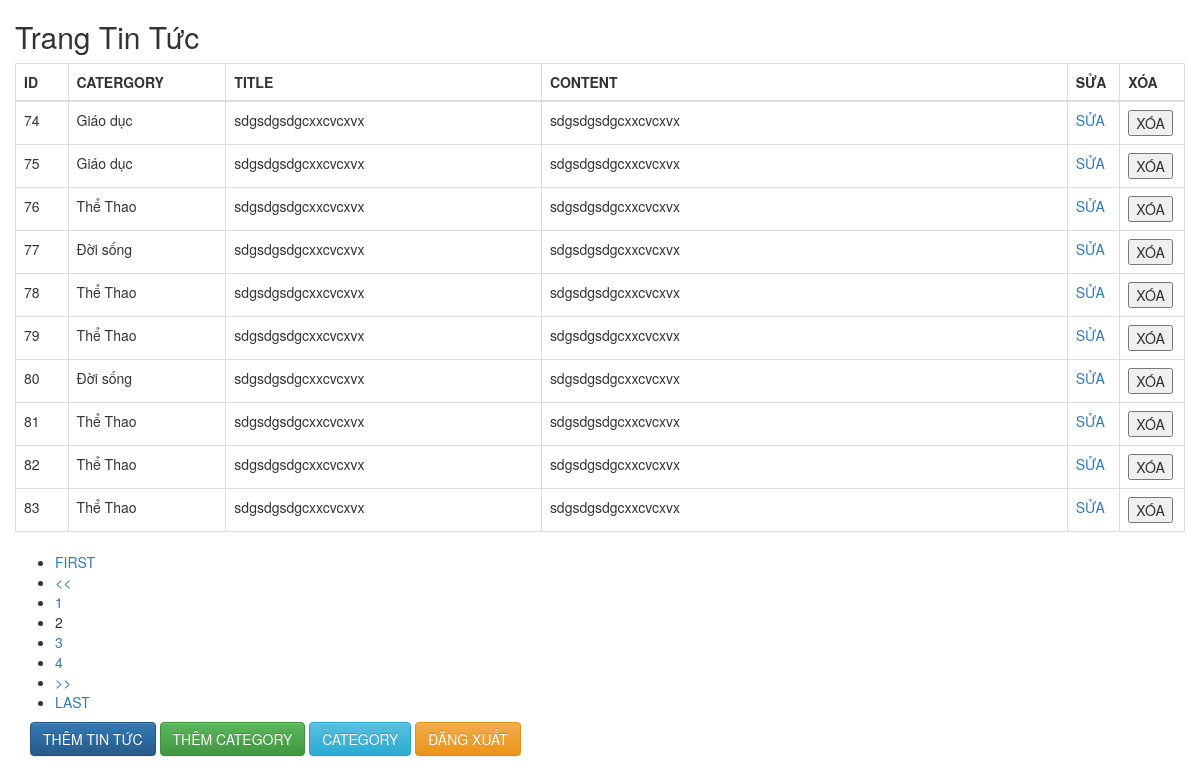
Screenshot of /index.php?h=tintuc&action=allnews&page=2 (signed in) with the database file from the repository.
### tables this page shows
CREATE TABLE `category` (
  `cateid` int(3) NOT NULL,
  `catename` varchar(50) NOT NULL
);

CREATE TABLE `tintuc` (
  `id` int(11) NOT NULL,
  `caid` int(3) NOT NULL,
  `title` varchar(255) NOT NULL,
  `content` text NOT NULL
);

### controller/tintuccontroller.php (called while the page is built, shortened)
<?php
class tintuc
{
function allnews()
 {
 	require_once PATH.'/models/tintucmodel.php';
 	$result = new tintucMd;
 	$data = $result->alltintuc();
		$countContents = count($data);
		$pageNumbers = ceil(($countContents/10));
		if(isset($_GET['page']))
		{
			$page = $_GET['page'];
		}
		if ($page == 1)
		{
			$limitStart = 0;
		}
		else
		{
			$limitStart = $page*10-10;
		}
		$data = $result->getContentOnPage($limitStart);
 	require_once PATH.'/views/viewalltintuc.php';
 }
}

### models/connect.php (called while the page is built, shortened)
<?php
class connect
{
	private $hostname='localhost';
	private $username='root';
	private $password='';
	private $database='mvc';
	public function __construct()
	{
		$this->con = mysqli_connect($this->hostname,$this->username,$this->password,$this->database);
	}
}
 ?>

### models/tintucmodel.php (called while the page is built, shortened)
<?php
require_once PATH.'/models/connect.php';
class tintucMd extends connect
{
	function getContentOnPage($limitStart)
	{
	$sql = "SELECT * FROM category as c JOIN  tintuc as t ON t.caid = c.cateid LIMIT $limitStart, 10";
	$query = mysqli_query($this->con,$sql);
	return mysqli_fetch_all($query,MYSQLI_ASSOC);
	}
	function alltintuc()
	{
		$sql = "SELECT * FROM category as c JOIN  tintuc as t ON t.caid = c.cateid ";
		$query = mysqli_query($this->con,$sql);
		return mysqli_fetch_all($query,MYSQLI_ASSOC);
	}
}
 ?>

### views/viewalltintuc.php (the view, shortened to what this page needs)
<div class="example">
    <div class="container">
        <div class="row">
            <h2>Trang Tin Tức</h2>
            <div class="table-responsive">
                <table class="table table-bordered">
                    <thead>
                        <tr>
                            <th>ID</th>
                            <th>CATERGORY</th>
                            <th>TITLE</th>
                            <th>CONTENT</th>
                            <th>SỬA</th>
                            <th>XÓA</th>
                        </tr>
                        <?php foreach ($data as $value): ?>
                    </thead>
                            <tr>
                            <td width="50"><?php echo $value['id'];?></td>
                            <td width="150"><?php echo $value['catename'];?></td>
                            <td width="300"><?php echo $value['title'];?></td>
                            <td width="500"><?php echo $value['content'];?></td>
                            <td width="50"><a href="index.php?h=tintuc&action=edittintuc&id=<?php echo $value['id']?>">SỬA</a></td>
                             <td width="50"><button type="submit" onclick="getConfirmation(<?php echo $value['id']?>)">XÓA</button></td>
                            <tr>
                        <?php endforeach; ?>
                </table>
            </div>
            <div class="paging">
                <ul>
                    <?php if (isset($page) && $page != 1): ?>
                    <li><a href="index.php?h=tintuc&action=allnews&page=1">FIRST</a></li>
                    <?php if ($page > 1): ?>
                    <li><a href="index.php?h=tintuc&action=allnews&page=<?php echo $page-1 ?>"><<</a></li>
                    <?php endif; ?>
                    <?php endif; ?>
                    <?php
                    $pageStart = $page-2;
                    if ($pageStart < 1 )
                    {
                        $pageStart = 1;
                    }
                    $pageEnd = $page+2;
                    for ($i = $pageStart; $i <= $pageEnd; $i++)
                    {
                        if ($i == $page)
                        {
                            echo "<li class=\"page-active\">$i</li>";
                        }
                        else
                        {
                            echo "<li><a href=\"index.php?h=tintuc&action=allnews&page=$i\">$i</a></li>";
                        }
                    }
                    ?>
                    <?php if ($page != $pageNumbers): ?>
                    <?php if ($page < $pageNumbers): ?>
                    <li><a href="index.php?h=tintuc&action=allnews&page=<?php echo $page+1 ?>">>></a></li>
                    <?php endif; ?>
                    <li><a href="index.php?h=tintuc&action=allnews&page=<?php echo $pageNumbers?>">LAST</a></li>
                    <?php endif; ?>
                </ul>
            </div>
        </div>
        <div>
            <a href="index.php?h=tintuc&action=addtintuc" class="btn btn-primary">THÊM TIN TỨC</a>
            <a href="index.php?h=tintuc&action=addca" class="btn btn-success">THÊM CATEGORY</a>
            <a href="index.php?h=tintuc&action=allcategory" class="btn btn-info">CATEGORY</a>
            <a href="index.php?h=user&action=destroy" class="btn btn-warning">ĐĂNG XUẤT</a>
        </div>
    </div>
</div>

### rows the page displays
category: tintuc.id "74", catename "Giáo dục", tintuc.title "sdgsdgsdgcxxcvcxvx", tintuc.content "sdgsdgsdgcxxcvcxvx", tintuc.id "75"
category: tintuc.id "76", catename "Thể Thao", tintuc.title "sdgsdgsdgcxxcvcxvx", tintuc.content "sdgsdgsdgcxxcvcxvx", tintuc.id "78", tintuc.id "79", tintuc.id "81", tintuc.id "82", tintuc.id "83"
category: tintuc.id "77", catename "Đời sống", tintuc.title "sdgsdgsdgcxxcvcxvx", tintuc.content "sdgsdgsdgcxxcvcxvx", tintuc.id "80"
